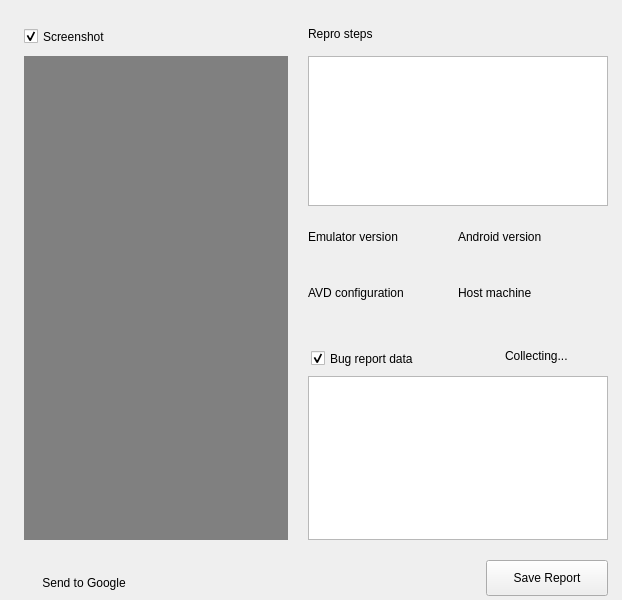
<?xml version="1.0" encoding="UTF-8"?>
<ui version="4.0">
 <class>BugreportPage</class>
 <widget class="QWidget" name="BugreportPage">
  <property name="geometry">
   <rect>
    <x>0</x>
    <y>0</y>
    <width>622</width>
    <height>600</height>
   </rect>
  </property>
  <property name="windowTitle">
   <string>Form</string>
  </property>
  <widget class="RaisedMaterialButton" name="bug_saveButton">
   <property name="geometry">
    <rect>
     <x>486</x>
     <y>560</y>
     <width>122</width>
     <height>36</height>
    </rect>
   </property>
   <property name="sizePolicy">
    <sizepolicy hsizetype="Fixed" vsizetype="Fixed">
     <horstretch>0</horstretch>
     <verstretch>0</verstretch>
    </sizepolicy>
   </property>
   <property name="minimumSize">
    <size>
     <width>120</width>
     <height>36</height>
    </size>
   </property>
   <property name="maximumSize">
    <size>
     <width>16777215</width>
     <height>36</height>
    </size>
   </property>
   <property name="text">
    <string>Save Report</string>
   </property>
   <property name="ColorGroup" stdset="0">
    <string>Button</string>
   </property>
  </widget>
  <widget class="QCheckBox" name="bug_screenshotCheckBox">
   <property name="geometry">
    <rect>
     <x>24</x>
     <y>24</y>
     <width>177</width>
     <height>25</height>
    </rect>
   </property>
   <property name="sizePolicy">
    <sizepolicy hsizetype="Fixed" vsizetype="Fixed">
     <horstretch>0</horstretch>
     <verstretch>0</verstretch>
    </sizepolicy>
   </property>
   <property name="text">
    <string>Screenshot</string>
   </property>
   <property name="checked">
    <bool>true</bool>
   </property>
  </widget>
  <widget class="QLabel" name="label_4">
   <property name="geometry">
    <rect>
     <x>308</x>
     <y>24</y>
     <width>96</width>
     <height>19</height>
    </rect>
   </property>
   <property name="sizePolicy">
    <sizepolicy hsizetype="Fixed" vsizetype="Fixed">
     <horstretch>0</horstretch>
     <verstretch>0</verstretch>
    </sizepolicy>
   </property>
   <property name="text">
    <string>Repro steps</string>
   </property>
   <property name="alignment">
    <set>Qt::AlignLeading|Qt::AlignLeft|Qt::AlignVCenter</set>
   </property>
  </widget>
  <widget class="QPlainTextEdit" name="bug_reproStepsTextEdit">
   <property name="geometry">
    <rect>
     <x>308</x>
     <y>56</y>
     <width>300</width>
     <height>150</height>
    </rect>
   </property>
   <property name="sizePolicy">
    <sizepolicy hsizetype="Expanding" vsizetype="Expanding">
     <horstretch>0</horstretch>
     <verstretch>0</verstretch>
    </sizepolicy>
   </property>
  </widget>
  <widget class="QLabel" name="bug_emulatorVersionLabel">
   <property name="geometry">
    <rect>
     <x>308</x>
     <y>245</y>
     <width>150</width>
     <height>30</height>
    </rect>
   </property>
   <property name="text">
    <string/>
   </property>
   <property name="wordWrap">
    <bool>true</bool>
   </property>
  </widget>
  <widget class="QLabel" name="bug_deviceLabel">
   <property name="geometry">
    <rect>
     <x>308</x>
     <y>301</y>
     <width>150</width>
     <height>40</height>
    </rect>
   </property>
   <property name="text">
    <string/>
   </property>
   <property name="wordWrap">
    <bool>false</bool>
   </property>
   <property name="ColorGroup" stdset="0">
    <string>Link</string>
   </property>
  </widget>
  <widget class="QLabel" name="bug_hostMachineLabel">
   <property name="geometry">
    <rect>
     <x>458</x>
     <y>301</y>
     <width>150</width>
     <height>40</height>
    </rect>
   </property>
   <property name="text">
    <string/>
   </property>
  </widget>
  <widget class="QLabel" name="bug_androidVersionLabel">
   <property name="geometry">
    <rect>
     <x>458</x>
     <y>245</y>
     <width>150</width>
     <height>30</height>
    </rect>
   </property>
   <property name="text">
    <string/>
   </property>
  </widget>
  <widget class="QLabel" name="label_2">
   <property name="geometry">
    <rect>
     <x>308</x>
     <y>227</y>
     <width>150</width>
     <height>19</height>
    </rect>
   </property>
   <property name="sizePolicy">
    <sizepolicy hsizetype="Minimum" vsizetype="Fixed">
     <horstretch>0</horstretch>
     <verstretch>0</verstretch>
    </sizepolicy>
   </property>
   <property name="text">
    <string>Emulator version</string>
   </property>
   <property name="ColorGroup" stdset="0">
    <string>Title</string>
   </property>
  </widget>
  <widget class="QLabel" name="label">
   <property name="geometry">
    <rect>
     <x>458</x>
     <y>227</y>
     <width>150</width>
     <height>19</height>
    </rect>
   </property>
   <property name="sizePolicy">
    <sizepolicy hsizetype="Minimum" vsizetype="Fixed">
     <horstretch>0</horstretch>
     <verstretch>0</verstretch>
    </sizepolicy>
   </property>
   <property name="text">
    <string>Android version</string>
   </property>
   <property name="ColorGroup" stdset="0">
    <string>Title</string>
   </property>
  </widget>
  <widget class="QLabel" name="label_3">
   <property name="geometry">
    <rect>
     <x>458</x>
     <y>283</y>
     <width>150</width>
     <height>19</height>
    </rect>
   </property>
   <property name="sizePolicy">
    <sizepolicy hsizetype="Minimum" vsizetype="Fixed">
     <horstretch>0</horstretch>
     <verstretch>0</verstretch>
    </sizepolicy>
   </property>
   <property name="text">
    <string>Host machine</string>
   </property>
   <property name="ColorGroup" stdset="0">
    <string>Title</string>
   </property>
  </widget>
  <widget class="QLabel" name="label_5">
   <property name="geometry">
    <rect>
     <x>308</x>
     <y>283</y>
     <width>150</width>
     <height>19</height>
    </rect>
   </property>
   <property name="sizePolicy">
    <sizepolicy hsizetype="Minimum" vsizetype="Fixed">
     <horstretch>0</horstretch>
     <verstretch>0</verstretch>
    </sizepolicy>
   </property>
   <property name="text">
    <string>AVD configuration</string>
   </property>
   <property name="ColorGroup" stdset="0">
    <string>Title</string>
   </property>
  </widget>
  <widget class="QCheckBox" name="bug_bugReportCheckBox">
   <property name="geometry">
    <rect>
     <x>311</x>
     <y>346</y>
     <width>152</width>
     <height>25</height>
    </rect>
   </property>
   <property name="sizePolicy">
    <sizepolicy hsizetype="Fixed" vsizetype="Fixed">
     <horstretch>0</horstretch>
     <verstretch>0</verstretch>
    </sizepolicy>
   </property>
   <property name="text">
    <string>Bug report data</string>
   </property>
   <property name="checked">
    <bool>true</bool>
   </property>
  </widget>
  <widget class="QPlainTextEdit" name="bug_bugReportTextEdit">
   <property name="geometry">
    <rect>
     <x>308</x>
     <y>376</y>
     <width>300</width>
     <height>164</height>
    </rect>
   </property>
   <property name="sizePolicy">
    <sizepolicy hsizetype="Expanding" vsizetype="Expanding">
     <horstretch>0</horstretch>
     <verstretch>0</verstretch>
    </sizepolicy>
   </property>
   <property name="readOnly">
    <bool>true</bool>
   </property>
  </widget>
  <widget class="QLabel" name="bug_circularSpinner">
   <property name="visible">
    <bool>false</bool>
   </property>
   <property name="geometry">
    <rect>
     <x>592</x>
     <y>347</y>
     <width>16</width>
     <height>16</height>
    </rect>
   </property>
   <property name="sizePolicy">
    <sizepolicy hsizetype="Fixed" vsizetype="Fixed">
     <horstretch>0</horstretch>
     <verstretch>0</verstretch>
    </sizepolicy>
   </property>
   <property name="minimumSize">
    <size>
     <width>16</width>
     <height>16</height>
    </size>
   </property>
   <property name="maximumSize">
    <size>
     <width>16</width>
     <height>16</height>
    </size>
   </property>
   <property name="text">
    <string/>
   </property>
   <property name="scaledContents">
    <bool>true</bool>
   </property>
   <property name="alignment">
    <set>Qt::AlignRight|Qt::AlignTrailing|Qt::AlignVCenter</set>
   </property>
  </widget>
  <widget class="QLabel" name="bug_collectingLabel">
   <property name="visible">
    <bool>false</bool>
   </property>
   <property name="geometry">
    <rect>
     <x>505</x>
     <y>346</y>
     <width>71</width>
     <height>20</height>
    </rect>
   </property>
   <property name="sizePolicy">
    <sizepolicy hsizetype="Fixed" vsizetype="Fixed">
     <horstretch>0</horstretch>
     <verstretch>0</verstretch>
    </sizepolicy>
   </property>
   <property name="minimumSize">
    <size>
     <width>0</width>
     <height>0</height>
    </size>
   </property>
   <property name="maximumSize">
    <size>
     <width>16777215</width>
     <height>16777215</height>
    </size>
   </property>
   <property name="text">
    <string>Collecting...</string>
   </property>
   <property name="alignment">
    <set>Qt::AlignLeading|Qt::AlignLeft|Qt::AlignVCenter</set>
   </property>
   <property name="ColorGroup" stdset="0">
    <string>Title</string>
   </property>
  </widget>
  <widget class="QPushButton" name="bug_sendToGoogle">
   <property name="geometry">
    <rect>
     <x>24</x>
     <y>568</y>
     <width>120</width>
     <height>30</height>
    </rect>
   </property>
   <property name="layoutDirection">
    <enum>Qt::RightToLeft</enum>
   </property>
   <property name="text">
    <string>Send to Google</string>
   </property>
   <property name="iconSize">
    <size>
     <width>16</width>
     <height>16</height>
    </size>
   </property>
   <property name="flat">
    <bool>true</bool>
   </property>
   <property name="ColorGroup" stdset="0">
    <string>Link</string>
   </property>
  </widget>
  <widget class="QLabel" name="bug_screenshotImage">
   <property name="geometry">
    <rect>
     <x>24</x>
     <y>56</y>
     <width>264</width>
     <height>484</height>
    </rect>
   </property>
   <property name="sizePolicy">
    <sizepolicy hsizetype="Fixed" vsizetype="Fixed">
     <horstretch>0</horstretch>
     <verstretch>0</verstretch>
    </sizepolicy>
   </property>
   <property name="minimumSize">
    <size>
     <width>0</width>
     <height>0</height>
    </size>
   </property>
   <property name="maximumSize">
    <size>
     <width>16777215</width>
     <height>16777215</height>
    </size>
   </property>
   <property name="styleSheet">
    <string notr="true">background-color: #808080;</string>
   </property>
   <property name="text">
    <string/>
   </property>
   <property name="alignment">
    <set>Qt::AlignCenter</set>
   </property>
  </widget>
  <zorder>bug_emulatorVersionLabel</zorder>
  <zorder>bug_deviceLabel</zorder>
  <zorder>bug_hostMachineLabel</zorder>
  <zorder>bug_androidVersionLabel</zorder>
  <zorder>label_2</zorder>
  <zorder>label</zorder>
  <zorder>label_3</zorder>
  <zorder>label_5</zorder>
  <zorder>bug_bugReportCheckBox</zorder>
  <zorder>bug_bugReportTextEdit</zorder>
  <zorder>bug_circularSpinner</zorder>
  <zorder>bug_collectingLabel</zorder>
  <zorder>bug_saveButton</zorder>
  <zorder>bug_screenshotCheckBox</zorder>
  <zorder>label_4</zorder>
  <zorder>bug_reproStepsTextEdit</zorder>
  <zorder>bug_sendToGoogle</zorder>
  <zorder>bug_screenshotImage</zorder>
 </widget>
 <customwidgets>
  <customwidget>
   <class>RaisedMaterialButton</class>
   <extends>QPushButton</extends>
   <header>android/skin/qt/raised-material-button.h</header>
  </customwidget>
 </customwidgets>
 <resources>
  <include location="../resources.qrc"/>
 </resources>
 <connections/>
</ui>
